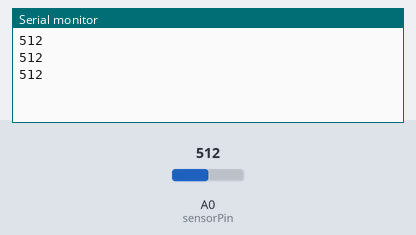
Bench run of a sketch on a simulated Arduino Uno, built with avr-gcc and run on an emulated ATmega328P. On the bench: the last lines printed to the serial monitor. Inputs (shaded band) come from the test bench; at power-on: A0 (sensorPin) = 512.

Above: at 1.3 s.
1.4 s: A0 (sensorPin) set to 716
At 1.9 s:
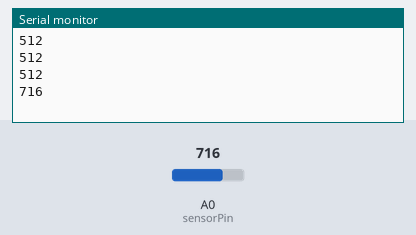
2.9 s: A0 (sensorPin) set to 900
At 3.4 s:
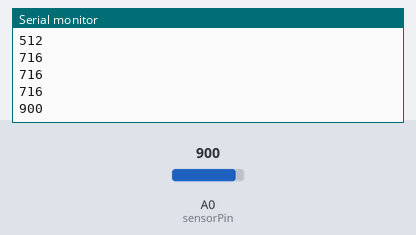
Timing chart, 0 to 5.9 s (numbered marks = the images above; inputs shaded):
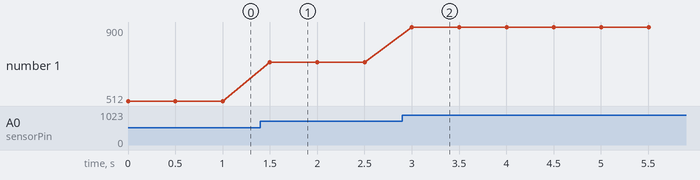

The sketch:

analog_input01.ino
```cpp
const int sensorPin = 0;

void setup()
{
  analogReference(DEFAULT); // not necessary

  Serial.begin(9600);
}

void loop()
{
  Serial.println(analogRead(sensorPin));
  delay(500);
}
```

Measured:
- after the input at 1.4 s, the serial monitor: prints a new line after 0.10 s (image 1)
- after the input at 2.9 s, the serial monitor: prints a new line after 0.10 s (image 2)
- plotted number 1: 512 → 716 after the input at 1.4 s, 716 → 900 after the input at 2.9 s
